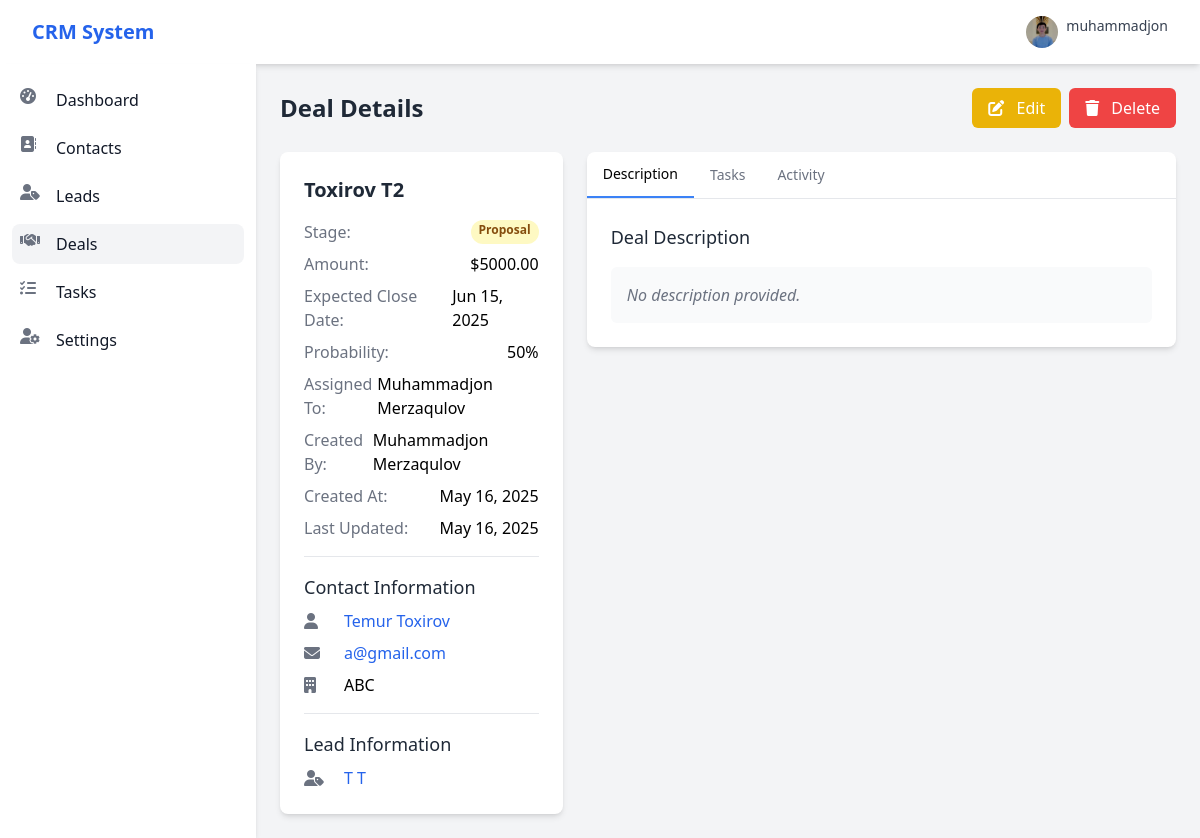
/deals/2/ (signed in), run on the app's committed database.
### accounts/models.py (models this page shows, shortened)
class Profile(models.Model):
    user = models.OneToOneField(User, on_delete=models.CASCADE)
    bio = models.TextField(max_length=500, blank=True)
    phone_number = models.CharField(max_length=20, blank=True)
    position = models.CharField(max_length=100, blank=True)
    profile_image = models.ImageField(upload_to='profile_pics', default='default.jpg')

### deals/models.py (models this page shows, shortened)
class Deal(models.Model):
    STAGE_CHOICES = [
        ('discovery', 'Discovery'),
        ('proposal', 'Proposal'),
        ('negotiation', 'Negotiation'),
        ('closed_won', 'Closed Won'),
        ('closed_lost', 'Closed Lost'),
    ]
    title = models.CharField(max_length=200)
    contact = models.ForeignKey(Contact, on_delete=models.CASCADE, related_name='deals')
    lead = models.ForeignKey(Lead, on_delete=models.SET_NULL, null=True, blank=True, related_name='deals')
    stage = models.CharField(max_length=20, choices=STAGE_CHOICES, default='discovery')
    amount = models.DecimalField(max_digits=10, decimal_places=2)
    expected_close_date = models.DateField()
    probability = models.IntegerField(default=50, help_text="Probability of closing (%)")
    description = models.TextField(blank=True, null=True)
    assigned_to = models.ForeignKey(User, on_delete=models.SET_NULL, null=True, blank=True,
                                    related_name='assigned_deals')
    created_by = models.ForeignKey(User, on_delete=models.CASCADE, related_name='created_deals')
    created_at = models.DateTimeField(auto_now_add=True)
    updated_at = models.DateTimeField(auto_now=True)
    class Meta:
        ordering = ['-created_at']

### contacts/models.py (models this page shows, shortened)
class Contact(models.Model):
    LEAD_SOURCE_CHOICES = [
        ('website', 'Website'),
        ('referral', 'Referral'),
        ('social_media', 'Social Media'),
        ('email', 'Email Campaign'),
        ('other', 'Other'),
    ]
    first_name = models.CharField(max_length=100)
    last_name = models.CharField(max_length=100)
    email = models.EmailField(unique=True)
    phone = models.CharField(max_length=15, blank=True, null=True)
    company = models.CharField(max_length=100, blank=True, null=True)
    position = models.CharField(max_length=100, blank=True, null=True)
    address = models.TextField(blank=True, null=True)
    source = models.CharField(max_length=20, choices=LEAD_SOURCE_CHOICES, default='other')
    notes = models.TextField(blank=True, null=True)
    assigned_to = models.ForeignKey(User, on_delete=models.SET_NULL, null=True, blank=True,
                                    related_name='assigned_contacts')
    created_by = models.ForeignKey(User, on_delete=models.CASCADE, related_name='created_contacts')
    created_at = models.DateTimeField(auto_now_add=True)
    updated_at = models.DateTimeField(auto_now=True)
    class Meta:
        ordering = ['-created_at']

### leads/models.py (models this page shows, shortened)
class Lead(models.Model):
    STATUS_CHOICES = [
        ('new', 'New'),
        ('contacted', 'Contacted'),
        ('qualified', 'Qualified'),
        ('unqualified', 'Unqualified'),
        ('converted', 'Converted'),
    ]
    PRIORITY_CHOICES = [
        ('low', 'Low'),
        ('medium', 'Medium'),
        ('high', 'High'),
    ]
    contact = models.ForeignKey(Contact, on_delete=models.CASCADE, related_name='leads')
    title = models.CharField(max_length=200)
    description = models.TextField(blank=True, null=True)
    status = models.CharField(max_length=20, choices=STATUS_CHOICES, default='new')
    priority = models.CharField(max_length=10, choices=PRIORITY_CHOICES, default='medium')
    estimated_value = models.DecimalField(max_digits=10, decimal_places=2, blank=True, null=True)
    assigned_to = models.ForeignKey(User, on_delete=models.SET_NULL, null=True, blank=True,
                                    related_name='assigned_leads')
    created_by = models.ForeignKey(User, on_delete=models.CASCADE, related_name='created_leads')
    created_at = models.DateTimeField(auto_now_add=True)
    updated_at = models.DateTimeField(auto_now=True)
    class Meta:
        ordering = ['-created_at']

### deals/views.py (the view)
# urls.py: path('<int:pk>/', views.deal_detail, name='deal_detail'),
@login_required
def deal_detail(request, pk):
    deal = get_object_or_404(Deal, pk=pk)
    return render(request, 'deals/deal_detail.html', {'deal': deal})

### templates/deals/deal_detail.html (shortened to what this page needs)
{% extends 'base.html' %}
{% block content %}
<div class="container mx-auto">
    <div class="flex justify-between items-center mb-6">
        <h1 class="text-2xl font-semibold text-gray-800">Deal Details</h1>
        <div class="flex space-x-2">
            <a href="{% url 'deal_update' deal.id %}" class="bg-yellow-500 hover:bg-yellow-600 text-white font-medium py-2 px-4 rounded-md">
                <i class="fas fa-edit mr-2"></i> Edit
            </a>
            <a href="{% url 'deal_delete' deal.id %}" class="bg-red-500 hover:bg-red-600 text-white font-medium py-2 px-4 rounded-md">
                <i class="fas fa-trash mr-2"></i> Delete
            </a>
        </div>
    </div>
    <div class="grid grid-cols-1 md:grid-cols-3 gap-6">
        <div class="md:col-span-1">
            <div class="bg-white shadow-md rounded-lg overflow-hidden">
                <div class="p-6">
                    <h2 class="text-xl font-semibold text-gray-800 mb-4">{{ deal.title }}</h2>
                    <div class="mb-4">
                        <div class="flex justify-between mb-2">
                            <span class="text-gray-500">Stage:</span>
                            <span class="px-2 inline-flex text-xs leading-5 font-semibold rounded-full
                                {% if deal.stage == 'discovery' %}bg-blue-100 text-blue-800
                                {% elif deal.stage == 'proposal' %}bg-yellow-100 text-yellow-800
                                {% elif deal.stage == 'negotiation' %}bg-purple-100 text-purple-800
                                {% elif deal.stage == 'closed_won' %}bg-green-100 text-green-800
                                {% elif deal.stage == 'closed_lost' %}bg-red-100 text-red-800
                                {% endif %}">
                                {{ deal.get_stage_display }}
                            </span>
                        </div>
                        <div class="flex justify-between mb-2">
                            <span class="text-gray-500">Amount:</span>
                            <span class="font-medium">${{ deal.amount }}</span>
                        </div>
                        <div class="flex justify-between mb-2">
                            <span class="text-gray-500">Expected Close Date:</span>
                            <span class="font-medium">{{ deal.expected_close_date|date:"M d, Y" }}</span>
                        </div>
                        <div class="flex justify-between mb-2">
                            <span class="text-gray-500">Probability:</span>
                            <span class="font-medium">{{ deal.probability }}%</span>
                        </div>
                        <div class="flex justify-between mb-2">
                            <span class="text-gray-500">Assigned To:</span>
                            <span class="font-medium">
                                {% if deal.assigned_to %}
                                    {{ deal.assigned_to.get_full_name|default:deal.assigned_to.username }}
                                {% else %}
                                    Unassigned
                                {% endif %}
                            </span>
                        </div>
                        <div class="flex justify-between mb-2">
                            <span class="text-gray-500">Created By:</span>
                            <span class="font-medium">{{ deal.created_by.get_full_name|default:deal.created_by.username }}</span>
                        </div>
                        <div class="flex justify-between mb-2">
                            <span class="text-gray-500">Created At:</span>
                            <span class="font-medium">{{ deal.created_at|date:"M d, Y" }}</span>
                        </div>
                        <div class="flex justify-between">
                            <span class="text-gray-500">Last Updated:</span>
                            <span class="font-medium">{{ deal.updated_at|date:"M d, Y" }}</span>
                        </div>
                    </div>
                    <div class="border-t pt-4 mt-4">
                        <h3 class="text-lg font-medium text-gray-800 mb-2">Contact Information</h3>
                        <div class="flex items-center mb-2">
                            <div class="w-10 text-gray-500">
                                <i class="fas fa-user"></i>
                            </div>
                            <div class="flex-1">
                                <a href="{% url 'contact_detail' deal.contact.id %}" class="text-blue-600 hover:underline">
                                    {{ deal.contact.first_name }} {{ deal.contact.last_name }}
                                </a>
                            </div>
                        </div>
                        <div class="flex items-center mb-2">
                            <div class="w-10 text-gray-500">
                                <i class="fas fa-envelope"></i>
                            </div>
                            <div class="flex-1">
                                <a href="mailto:{{ deal.contact.email }}" class="text-blue-600 hover:underline">
                                    {{ deal.contact.email }}
                                </a>
                            </div>
                        </div>
                        {% if deal.contact.company %}
                            <div class="flex items-center">
                                <div class="w-10 text-gray-500">
                                    <i class="fas fa-building"></i>
                                </div>
                                <div class="flex-1">
                                    {{ deal.contact.company }}
                                </div>
                            </div>
                        {% endif %}
                    </div>
                    {% if deal.lead %}
                        <div class="border-t pt-4 mt-4">
                            <h3 class="text-lg font-medium text-gray-800 mb-2">Lead Information</h3>
                            <div class="flex items-center">
                                <div class="w-10 text-gray-500">
                                    <i class="fas fa-user-tag"></i>
                                </div>
                                <div class="flex-1">
                                    <a href="{% url 'lead_detail' deal.lead.id %}" class="text-blue-600 hover:underline">
                                        {{ deal.lead.title }}
                                    </a>
                                </div>
                            </div>
                        </div>
                    {% endif %}
                </div>
            </div>
        </div>
        <div class="md:col-span-2">
            <div class="bg-white shadow-md rounded-lg overflow-hidden">
                <div class="border-b">
                    <nav class="flex" aria-label="Tabs">
                        <button class="tab-btn active px-4 py-3 text-sm font-medium border-b-2 border-blue-500" data-tab="description">Description</button>
                        <button class="tab-btn px-4 py-3 text-sm font-medium text-gray-500 hover:text-gray-700" data-tab="tasks">Tasks</button>
                        <button class="tab-btn px-4 py-3 text-sm font-medium text-gray-500 hover:text-gray-700" data-tab="activity">Activity</button>
                    </nav>
                </div>
                <div id="description-tab" class="tab-content p-6">
                    <h3 class="text-lg font-medium text-gray-800 mb-4">Deal Description</h3>
                    <div class="bg-gray-50 p-4 rounded-md">
                        {% if deal.description %}
                            <p class="text-gray-700 whitespace-pre-line">{{ deal.description }}</p>
                        {% else %}
                            <p class="text-gray-500 italic">No description provided.</p>
                        {% endif %}
                    </div>
                </div>
            </div>
        </div>
    </div>
</div>
{% endblock %}

### templates/includes/navbar.html (shortened to what this page needs)
<nav class="bg-white shadow-md">
    <div class="max-w-7xl mx-auto px-4 sm:px-6 lg:px-8">
        <div class="flex justify-between h-16">
            <div class="flex items-center">
                <div class="flex-shrink-0 flex items-center">
                    <a href="{% url 'dashboard' %}" class="text-xl font-bold text-blue-600">CRM System</a>
                </div>
            </div>
            <div class="flex items-center">
                <div class="ml-3 relative">
                    <div>
                        <button type="button" class="flex text-sm rounded-full focus:outline-none" id="user-menu-button" aria-expanded="false" aria-haspopup="true">
                            {% if user.profile.profile_image %}
                                <img class="h-8 w-8 rounded-full object-cover" src="{{ user.profile.profile_image.url }}" alt="{{ user.username }}">
                            {% else %}
                                <div class="h-8 w-8 rounded-full bg-blue-500 flex items-center justify-center text-white">
                                    {{ user.username|first|upper }}
                                </div>
                            {% endif %}
                            <span class="ml-2 text-gray-700 hidden sm:block">{{ user.username }}</span>
                        </button>
                    </div>
                </div>
            </div>
        </div>
    </div>
</nav>

### data on the page
Deal: title "Toxirov T2", stage "Proposal", amount "5000.00", expected_close_date "Jun 15, 2025", probability "50", assigned_to.get_full_name "Muhammadjon Merzaqulov", created_by.get_full_name "Muhammadjon Merzaqulov", created_at "May 16, 2025", updated_at "May 16, 2025", contact.first_name "Temur", contact.last_name "Toxirov", contact.email "a@gmail.com", contact.company "ABC", lead "T T"

### other printed values
{{ user.username }} "muhammadjon"
